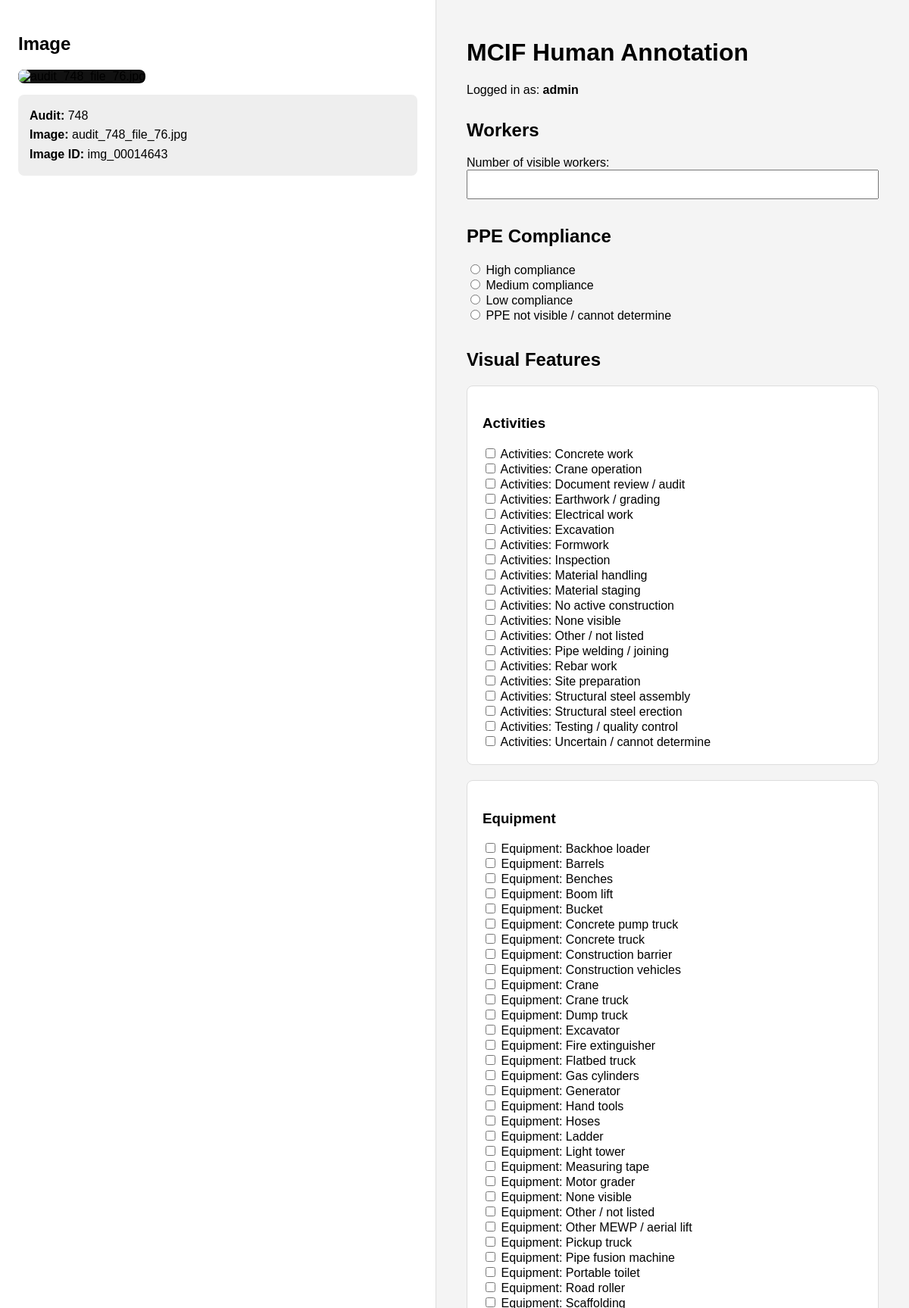
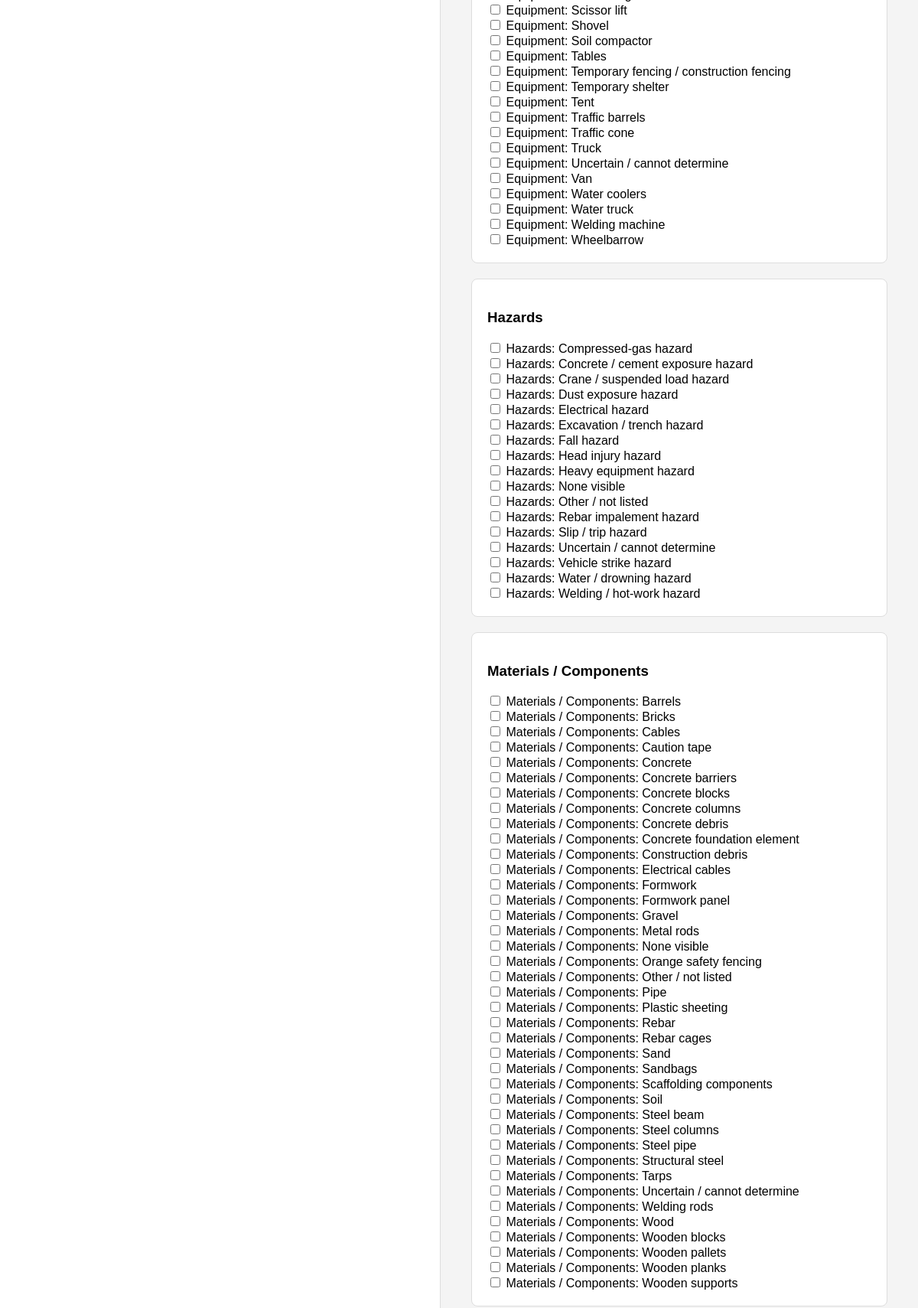
The page /annotate/ (signed in, upper part) on the database its author committed (2 pictures, top to bottom).
### annotation/models.py (models this page shows, shortened)
class Image(models.Model):
    image_id = models.CharField(
        max_length=100
    )
    audit_id = models.CharField(
        max_length=100,
        blank=True
    )
    filename = models.CharField(
        max_length=255
    )
    image_path = models.CharField(
        max_length=500
    )
    target_annotations = models.PositiveIntegerField(
        default=1
    )
    active = models.BooleanField(
        default=True
    )
    storage_backend = models.CharField(
    max_length=20,
    default="s3"
    )
    storage_bucket = models.CharField(
        max_length=255,
        default="bohrim-app"
    )
    storage_key = models.CharField(
        max_length=1000,
        blank=True
    )
    class Meta:
        constraints = [
            models.UniqueConstraint(
                fields=[
                    "audit_id",
                    "image_id"
                ],
                name="unique_audit_image"
            )
        ]

class TaxonomyCategory(models.Model):
    name = models.CharField(
        max_length=100,
        unique=True
    )

### annotation/views.py (the view, shortened to what this page needs)
@login_required
def annotate(request):
    user = request.user
    assignment = (
        ImageAssignment.objects
        .filter(
            annotator=user,
            status="assigned",
        )
        .select_related("image")
        .first()
    )
    if assignment is None:
        return render(
            request,
            "annotation/no_images.html",
        )
    image = assignment.image
    if request.method == "POST":
        form = AnnotationForm(
            request.POST
        )
        if form.is_valid():
            with transaction.atomic():
                annotation = (
                    Annotation.objects.create(
                        image=image,
                        annotator=user,
                        worker_count=(
                            form.cleaned_data[
                                "worker_count"
                            ]
                        ),
                        ppe_compliance=(
                            form.cleaned_data[
                                "ppe_compliance"
                            ]
                        ),
                        notes=(
                            form.cleaned_data[
                                "notes"
                            ]
                        ),
                        taxonomy_version="1.0",
                        completed=True,
                        completed_at=timezone.now(),
                    )
                )
                for field_info in (
                    form.taxonomy_fields
                ):
                    field_name = (
                        field_info["name"]
                    )
                    selected = (
                        form.cleaned_data.get(
                            field_name
                        )
                    )
                    if selected is None:
                        continue
                    if isinstance(
                        selected,
                        TaxonomyItem
                    ):
                        AnnotationSelection.objects.create(
                            annotation=annotation,
                            taxonomy_item=selected,
                        )
                    else:
                        for item in selected:
                            AnnotationSelection.objects.create(
                                annotation=annotation,
                                taxonomy_item=item,
                            )
                assignment.status = "completed"
                assignment.completed_at = timezone.now()
                assignment.save(
                    update_fields=[
                        "status",
                        "completed_at",
                    ]
                )
            return redirect(
                "annotate"
            )
    else:
        form = AnnotationForm()
    image_url = (
        get_presigned_image_url(
            image
        )
    )
    return render(
        request,
        "annotation/annotate.html",
        {
            "image": image,
            "image_url": image_url,
            "form": form,
        },
    )

### annotation/models.py (called while the page is built)
    def __str__(self):
        return (
            f"{self.category.name}: "
            f"{self.canonical_name}"
        )

### annotation/services/s3_storage.py (called while the page is built)
def get_presigned_image_url(image, expires_in=600):
    if image.storage_backend != "s3":
        raise ValueError(
            f"Unsupported storage backend: "
            f"{image.storage_backend}"
        )
    if not image.storage_bucket:
        raise ValueError(
            "Image has no S3 bucket."
        )
    if not image.storage_key:
        raise ValueError(
            "Image has no S3 object key."
        )
    s3 = boto3.client(
        "s3",
        region_name="us-east-1"
    )
    return s3.generate_presigned_url(
        ClientMethod="get_object",
        Params={
            "Bucket": image.storage_bucket,
            "Key": image.storage_key,
        },
        ExpiresIn=expires_in,
    )

### annotation/templates/annotation/annotate.html (shortened to what this page needs)
<!DOCTYPE html>
<html lang="en">
<head>
</head>
<body>
<div class="page-layout">
    <div class="image-panel">
        <div class="image-sticky">
            <h2>Image</h2>
            <img
                src="{{ image_url }}"
                alt="{{ image.filename }}"
            >
            <div class="metadata">
                <strong>Audit:</strong>
                {{ image.audit_id }}
                <br>
                <strong>Image:</strong>
                {{ image.filename }}
                <br>
                <strong>Image ID:</strong>
                {{ image.image_id }}
            </div>
        </div>
    </div>
    <div class="annotation-panel">
        <div class="top-bar">
            <h1>
                MCIF Human Annotation
            </h1>
            <p>
                Logged in as:
                <strong>
                    {{ request.user.username }}
                </strong>
            </p>
        </div>
        <form method="post">
            <section>
                <h2>Workers</h2>
                {{ form.worker_count.label_tag }}
                {{ form.worker_count }}
            </section>
            <section>
                <h2>PPE Compliance</h2>
                {{ form.ppe_compliance }}
            </section>
            <section>
                <h2>Visual Features</h2>
                {% for field in form %}
                    {% if field.name != "worker_count" and field.name != "ppe_compliance" and field.name != "notes" %}
                        <div class="category-box">
                            <h3>
                                {{ field.label }}
                            </h3>
                            {{ field }}
                        </div>
                    {% endif %}
                {% endfor %}
            </section>
        </form>
    </div>
</div>
</body>
</html>

### annotation/templates/annotation/annotate.html (style rules this page uses)
body { margin: 0; font-family: Arial, sans-serif; background-color: #f4f4f4; }
.page-layout { display: grid; grid-template-columns: 48% 52%; min-height: 100vh; }
.image-panel { background: white; padding: 24px; border-right: 1px solid #ddd; }
.image-sticky { position: sticky; top: 20px; }
.image-sticky img { width: 100%; max-height: 72vh; object-fit: contain; background: #111; border-radius: 8px; }
.metadata { margin-top: 15px; padding: 15px; background: #eeeeee; border-radius: 8px; line-height: 1.6; }
.annotation-panel { padding: 30px 40px; }
.top-bar { margin-bottom: 30px; }
section { margin-bottom: 35px; }
.category-box { background: white; padding: 20px; margin-bottom: 20px; border-radius: 8px; border: 1px solid #ddd; }
input[type="number"], textarea { width: 100%; padding: 10px; box-sizing: border-box; }

### rows shown on the page
Image: audit_id "748", filename "audit_748_file_76.jpg", image_id "img_00014643"
TaxonomyCategory: label "Activities"
TaxonomyCategory: label "Equipment"
TaxonomyCategory: label "Hazards"
TaxonomyCategory: label "Materials / Components"

### other values the page prints
{{ request.user.username }} "admin"
